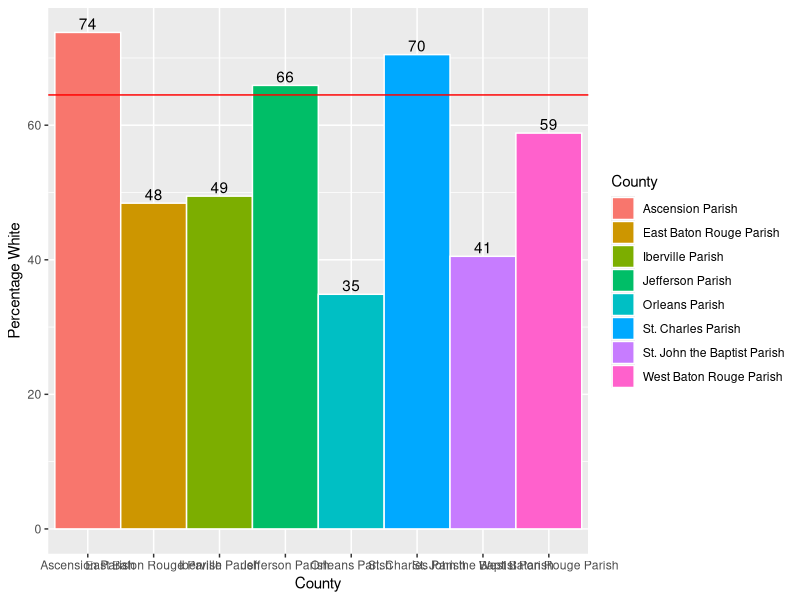
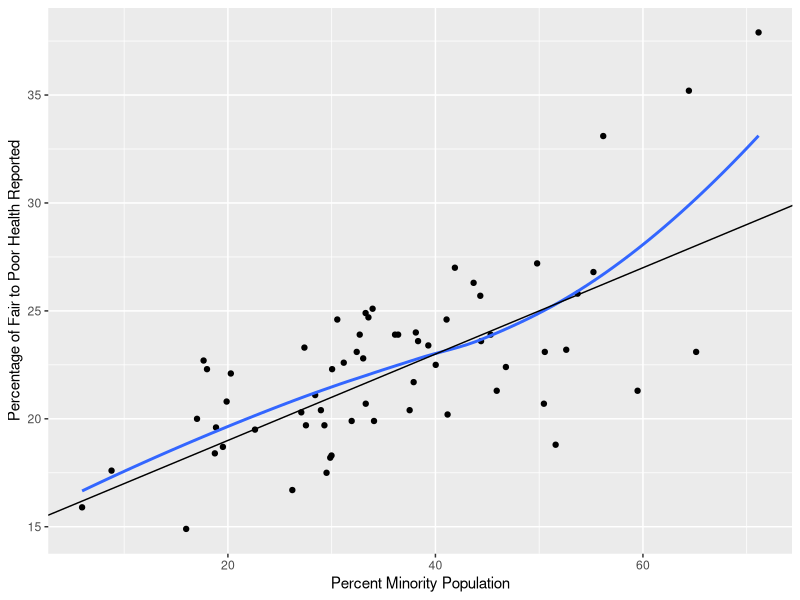
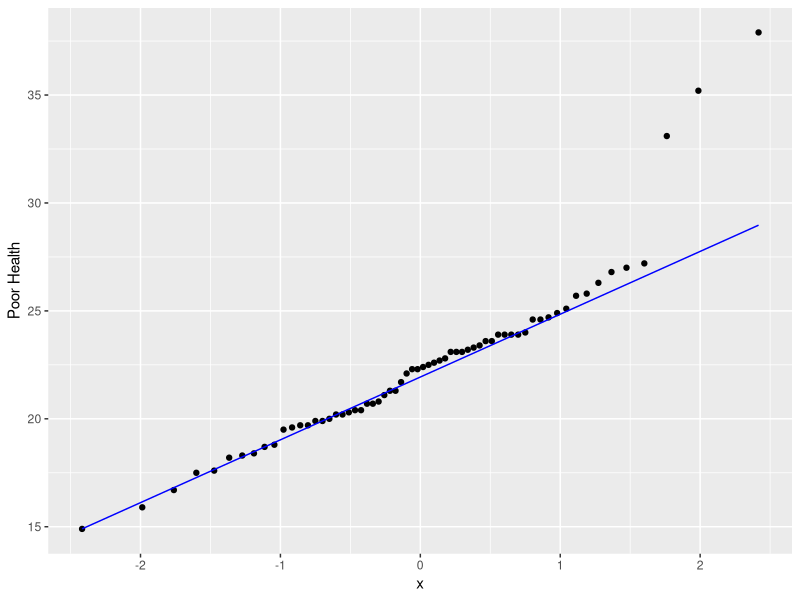
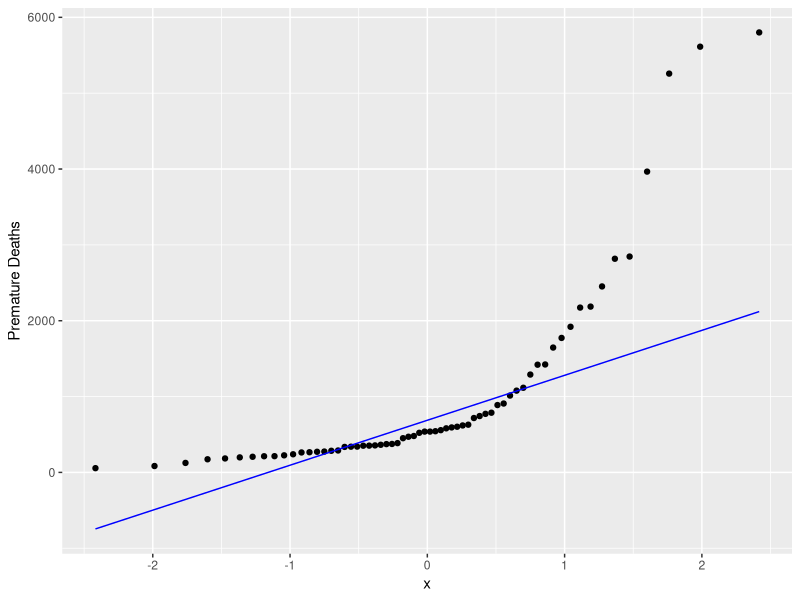
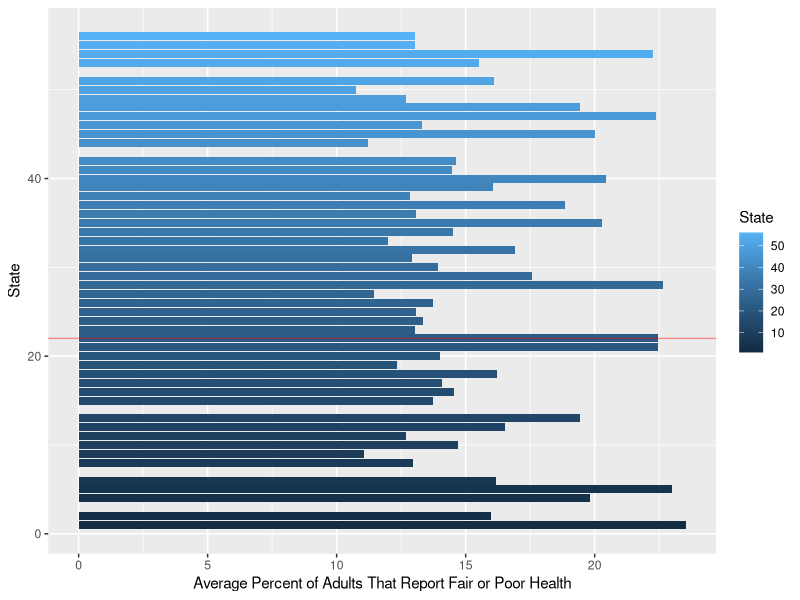
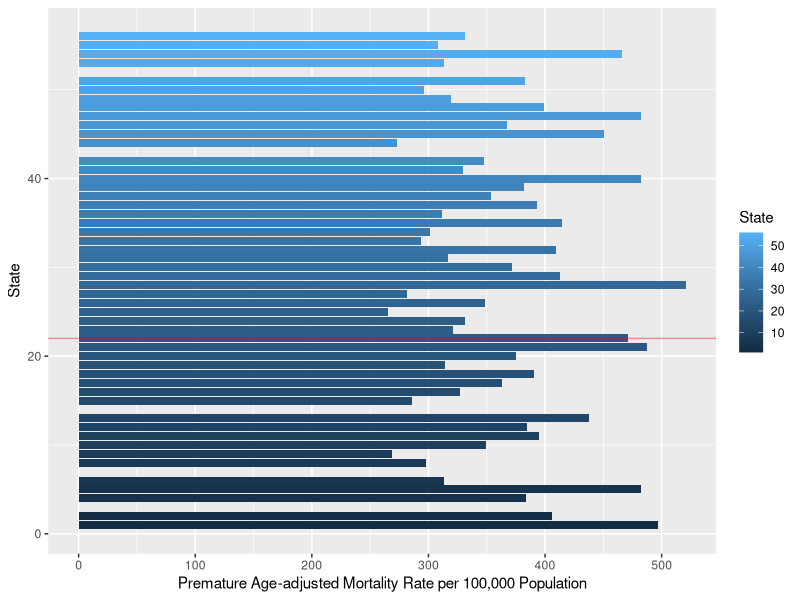
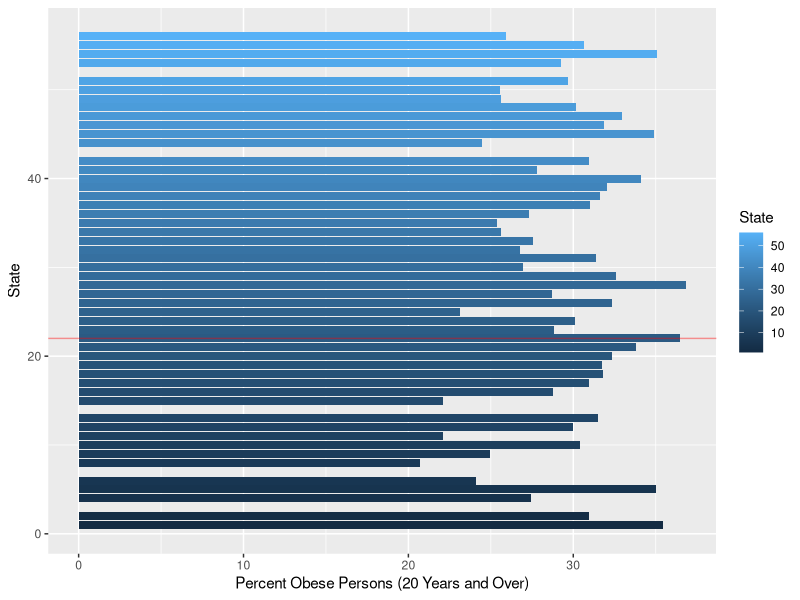

Reproduce these figures in R, in order.
## ---- chunk 1
knitr::opts_chunk$set(echo = FALSE, message = FALSE, warning = FALSE)
## ---- chunk 2

# Attaching Packages
library(dplyr)
library(ggplot2)
library(tidyr)

## ---- chunk 3

# Loading Race and Heatlh Datasets
hdat <- read.csv("../Data/R11371317_SL050.csv")
racedat <- read.csv("../Data/cc-est2018-alldata-22.csv")

# Organizing Race Dataset for Louisiana
racedat1 <- racedat %>% 
  filter(YEAR == 9,
         AGEGRP == 0) %>% 
  group_by(COUNTY) %>% 
  mutate(White = sum(WA_MALE, WA_FEMALE),
         Minority = TOT_POP - White,
         Perc_White = (White / TOT_POP) * 100,
         Perc_Minority = (Minority / TOT_POP) * 100) %>% 
  ungroup() %>% 
  select(STNAME, CTYNAME, TOT_POP, White, 
         Minority, Perc_White, Perc_Minority) %>% 
  mutate(LA_POP = sum(TOT_POP),
         LA_White_Perc = mean(Perc_White))

# Creating Race Dataset for only Cancer Alley
CAracedat1 <- racedat1  %>% 
           filter(CTYNAME %in% c("East Baton Rouge Parish", 
                                "West Baton Rouge Parish",
                                "Ascension Parish",
                                "St. John the Baptist Parish",
                                "Iberville Parish",
                                "St. Charles Parish",
                                "Jefferson Parish",
                                "Orleans Parish"))
## ---- chunk 4

# Generating bar plot comparing percentage white populations in Cancer Alley
ggplot(CAracedat1, aes(x = CTYNAME, y = Perc_White, fill = CTYNAME)) +
   geom_bar(stat="identity", width=1, color="white")  +
   labs(x = "County", y = "Percentage White", fill = "County") +
   geom_abline(slope = 0, intercept = 64.5, col = "red") +
   geom_text(aes(label= round(Perc_White)), 
             position=position_dodge(width=0.9), vjust=-0.25)

## ---- chunk 5

# Creating table of Poor Health Data in Louisiana by county
hdat4 <- hdat %>% 
  filter(Geo_STATE == 22) %>% 
  select(PoorHealth = "SE_T002_001", CTYNAME = "Geo_NAME") %>% 
  arrange(PoorHealth)

# Generating table of percentage minority by county 
racedat4 <- racedat1 %>% 
  select(CTYNAME, Perc_Minority)

# Generating a combined table of race and poor health data
rhcombined <- left_join(hdat4, racedat4, by = "CTYNAME")

## ---- chunk 6

# Plotting the Percentage of Minorities against Percentage of Poor Health Reported in Louisiana
ggplot(rhcombined, aes(x= `Perc_Minority`, y = `PoorHealth`)) + 
             geom_point() + 
             stat_smooth(method = "loess", se = FALSE, span = 1) +                          geom_abline(intercept=15, slope=0.20) + 
             labs(x = "Percent Minority Population", 
                  y = "Percentage of Fair to Poor Health Reported")

## ---- chunk 7

# Theoretical QQ Plot of Fair to Poor Health Data 
ggplot(rhcombined) + aes(sample = PoorHealth) + geom_qq(distribution = qnorm) +
  geom_qq_line(line.p = c(0.25, 0.75), col = "blue") + ylab("Poor Health")

## ---- chunk 8

# Creating Dataset of Premature death by County 
hdatdeath <- hdat %>% 
  filter(Geo_STATE == 22) %>% 
  select(PrematureDeath = "SE_T007_001", CTYNAME = "Geo_NAME") %>% 
  arrange(PrematureDeath)

# Theoretical QQ Plot of Premature Death Data 
ggplot(hdatdeath) + aes(sample = PrematureDeath) + 
  geom_qq(distribution = qnorm) +
  geom_qq_line(line.p = c(0.25, 0.75), col = "blue") + ylab("Premature Deaths")

## ---- chunk 9

# Health Dataset with mean values for all of the United States
hdatUS <- hdat %>% 
  select(PoorHealth = "SE_T002_001", State = "Geo_STATE", 
         County = "Geo_QNAME", PrematureMortality = "SE_NV006_003", 
         Perc_Obese = "SE_T012_003") %>% 
  arrange(State) %>% 
  group_by(State) %>% 
  na.omit() %>% 
  mutate(State_PoorHealth = mean(PoorHealth), State_Obese = mean(Perc_Obese),
         State_PrematureMortality = mean(PrematureMortality)) %>% 
  select(State, State_PoorHealth, State_Obese, State_PrematureMortality) %>% 
  distinct()

## ---- chunk 10

# Generates plot of Average Percent of Adults That Report Fair or Poor Health by State
ggplot(hdatUS, aes(x = State, y = State_PoorHealth, fill = State)) +
         geom_bar(stat = "identity") +
         coord_flip() + 
         geom_vline(xintercept = 22, col = "red", alpha = 0.4) +
         scale_y_continuous(
           name = "Average Percent of Adults That Report Fair or Poor Health")

# Generates plot of Premature Age-adjusted Mortality Rate per 100,000 Population by State
ggplot(hdatUS, aes(x = State, y = State_PrematureMortality, fill = State)) +
         geom_bar(stat = "identity") +
         coord_flip() + 
         geom_vline(xintercept = 22, col = "red", alpha = 0.4) +
         scale_y_continuous(
           name = 
             "Premature Age-adjusted Mortality Rate per 100,000 Population")

# Generates plot of Percent Obese Persons (20 Years and Over) by State
ggplot(hdatUS, aes(x = State, y = State_Obese, fill = State)) +
         geom_bar(stat = "identity") +
         coord_flip() + 
         geom_vline(xintercept = 22, col = "red", alpha = 0.4) +
         scale_y_continuous(
           name = 
             "Percent Obese Persons (20 Years and Over)")
